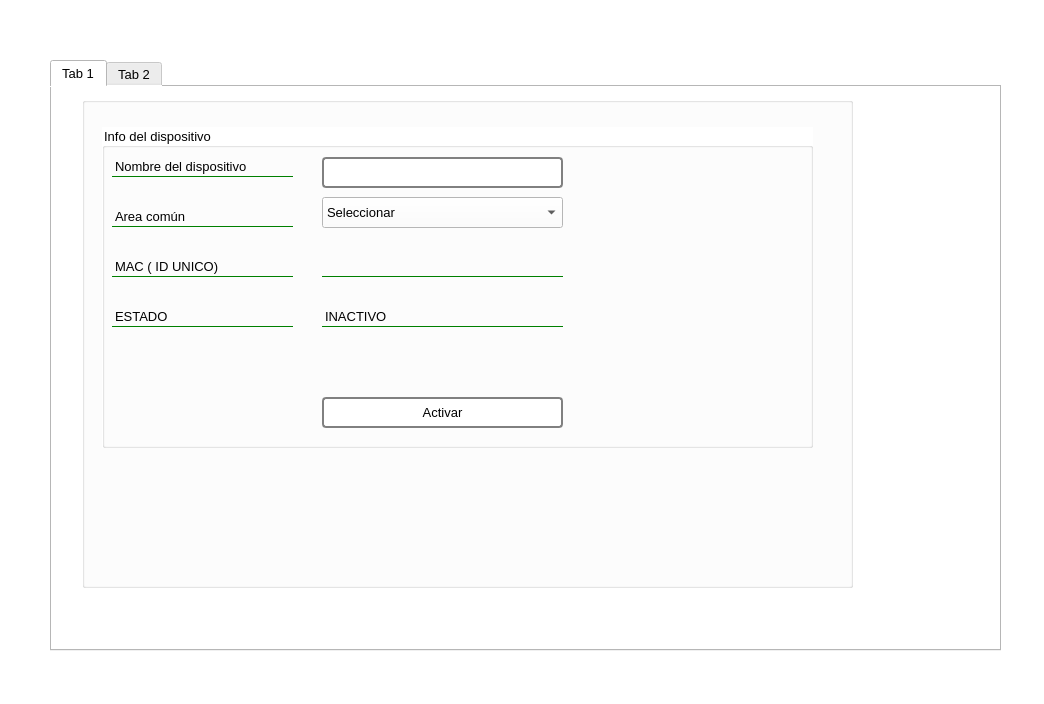
<?xml version="1.0" encoding="UTF-8"?>
<ui version="4.0">
 <class>Dialog</class>
 <widget class="QDialog" name="Dialog">
  <property name="geometry">
   <rect>
    <x>0</x>
    <y>0</y>
    <width>1044</width>
    <height>704</height>
   </rect>
  </property>
  <property name="windowTitle">
   <string>Dialog</string>
  </property>
  <property name="styleSheet">
   <string notr="true">*{
background:rgb(255, 255, 255);

  font-size: 13px;

}
QLabel,QRadioButton{
background:transparent;
border:none;
border-bottom: 1px solid green;

}
QLineEdit,QPushButton,BComboBox{
border-radius: 4px;
border: 2px solid gray;

}



</string>
  </property>
  <widget class="QTabWidget" name="tabWidget">
   <property name="geometry">
    <rect>
     <x>50</x>
     <y>60</y>
     <width>951</width>
     <height>591</height>
    </rect>
   </property>
   <property name="currentIndex">
    <number>0</number>
   </property>
   <widget class="QWidget" name="tab">
    <attribute name="title">
     <string>Tab 1</string>
    </attribute>
    <widget class="QGroupBox" name="group_box_dispositivo">
     <property name="geometry">
      <rect>
       <x>30</x>
       <y>10</y>
       <width>771</width>
       <height>491</height>
      </rect>
     </property>
     <property name="styleSheet">
      <string notr="true"/>
     </property>
     <property name="title">
      <string/>
     </property>
     <widget class="QGroupBox" name="group_box_inside_dispositivo">
      <property name="geometry">
       <rect>
        <x>20</x>
        <y>30</y>
        <width>711</width>
        <height>321</height>
       </rect>
      </property>
      <property name="title">
       <string>Info del dispositivo</string>
      </property>
      <widget class="QLineEdit" name="line_edit_nombre_dispositivo_value">
       <property name="geometry">
        <rect>
         <x>220</x>
         <y>30</y>
         <width>241</width>
         <height>31</height>
        </rect>
       </property>
       <property name="styleSheet">
        <string notr="true">D{

background: rgb(255, 0, 255)
}</string>
       </property>
      </widget>
      <widget class="QLabel" name="label_nombre_dispositivo">
       <property name="geometry">
        <rect>
         <x>10</x>
         <y>30</y>
         <width>181</width>
         <height>20</height>
        </rect>
       </property>
       <property name="text">
        <string>Nombre del dispositivo</string>
       </property>
      </widget>
      <widget class="QLabel" name="label_area_comun">
       <property name="geometry">
        <rect>
         <x>10</x>
         <y>80</y>
         <width>181</width>
         <height>20</height>
        </rect>
       </property>
       <property name="text">
        <string>Area común</string>
       </property>
      </widget>
      <widget class="QComboBox" name="combo_box_area_comun">
       <property name="enabled">
        <bool>true</bool>
       </property>
       <property name="geometry">
        <rect>
         <x>220</x>
         <y>70</y>
         <width>241</width>
         <height>31</height>
        </rect>
       </property>
       <item>
        <property name="text">
         <string>Seleccionar</string>
        </property>
       </item>
      </widget>
      <widget class="QPushButton" name="push_button_registrar_dispositivo">
       <property name="geometry">
        <rect>
         <x>220</x>
         <y>270</y>
         <width>241</width>
         <height>31</height>
        </rect>
       </property>
       <property name="text">
        <string>Activar</string>
       </property>
      </widget>
      <widget class="QLabel" name="label_mac">
       <property name="geometry">
        <rect>
         <x>10</x>
         <y>130</y>
         <width>181</width>
         <height>20</height>
        </rect>
       </property>
       <property name="text">
        <string>MAC ( ID UNICO)</string>
       </property>
      </widget>
      <widget class="QLabel" name="label_mac_value">
       <property name="geometry">
        <rect>
         <x>220</x>
         <y>130</y>
         <width>241</width>
         <height>20</height>
        </rect>
       </property>
       <property name="text">
        <string/>
       </property>
      </widget>
      <widget class="QLabel" name="label_estado_dispositivo">
       <property name="geometry">
        <rect>
         <x>10</x>
         <y>180</y>
         <width>181</width>
         <height>20</height>
        </rect>
       </property>
       <property name="text">
        <string>ESTADO </string>
       </property>
      </widget>
      <widget class="QLabel" name="label_estado_dispositivo_value">
       <property name="geometry">
        <rect>
         <x>220</x>
         <y>180</y>
         <width>241</width>
         <height>20</height>
        </rect>
       </property>
       <property name="text">
        <string>INACTIVO</string>
       </property>
      </widget>
     </widget>
    </widget>
   </widget>
   <widget class="QWidget" name="tab_2">
    <attribute name="title">
     <string>Tab 2</string>
    </attribute>
   </widget>
  </widget>
 </widget>
 <resources/>
 <connections/>
</ui>
